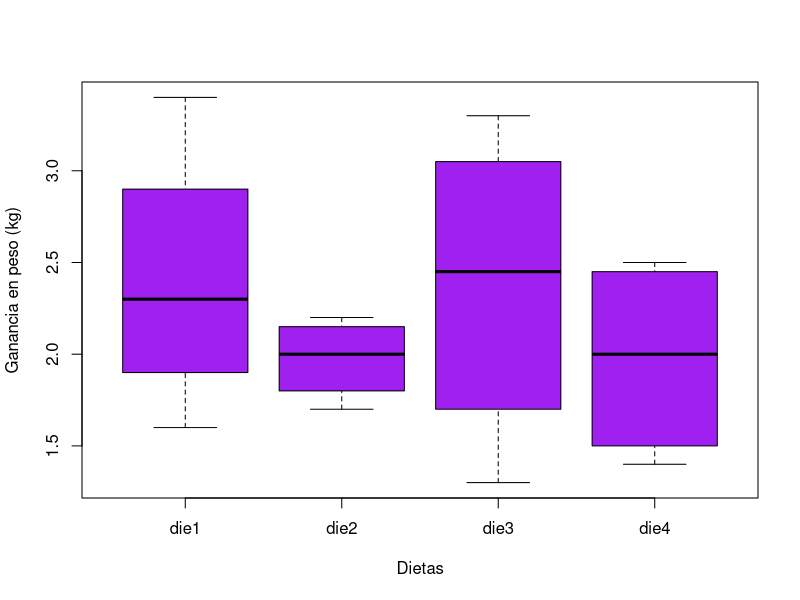

R code for this plot: (Note: this script raises an error after producing the figure.)
# KMVA
# Anova 
# 18/05/2023

# Experimento Ganancia en Peso (GP) basado en Diferentes Dietas 
# niveles de Factor: 4 (die1, die2, die3, die4)

die1 <- c(2.4, 2.2, 3.4, 1.6)
die2 <- c(2.2, 1.9, 1.7, 2.1)
die3 <- c(3.3, 1.3, 2.8, 2.1)
die4 <- c(1.6, 2.5, 1.4, 2.4)

GP <- c(2.4, 2.2, 3.4, 1.6, 2.2, 1.9, 1.7, 2.1, 
        3.3, 1.3, 2.8, 2.1, 1.6, 2.5, 1.4, 2.4)
Trat <- gl(4,4,16, labels = c("die1", "die2", "die3", "die4"))
bloq <- gl(4,4,16, labels = c("bajo", "normal", "Sp", "OB"))

Dietas <- data.frame(Trat, GP)

boxplot(Dietas$GP ~ Dietas$Trat, col= "purple",
        xlab = "Dietas",
        ylab = "Ganancia en peso (kg)")


tapply(Dietas$GP, Dietas$Trat, var)

fligner.test(Dietas$GP, Dietas$Trat)
bartlett.test(Dietas$GP, Dietas$Trat)

diet.aov <- aov(Dietas$GP ~ Dietas$Trat)
summary(diet.aov)

write.table(Dietas, "C:/Repositorio Gif/D-experimental/SCIPS/Dietas.csv",
            sep = ",")

